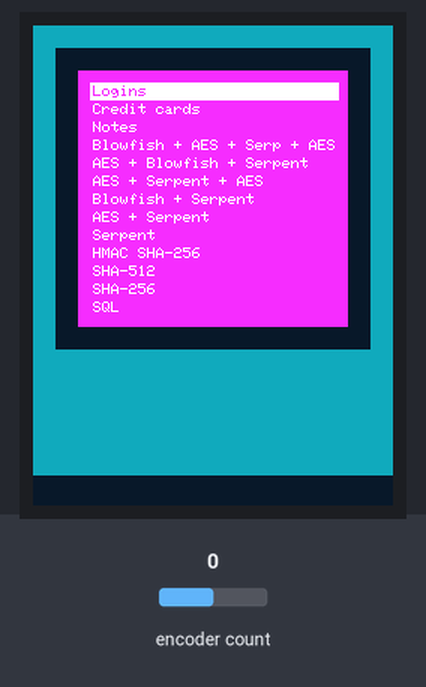
A sketch run on a simulated ESP32. Shown: 240×320 colour display. The test bench sets the inputs (shaded band); at power-on: encoder count 0.

Above: at 1.5 s.
1.6 s: encoder count set to 4
At 3.0 s:
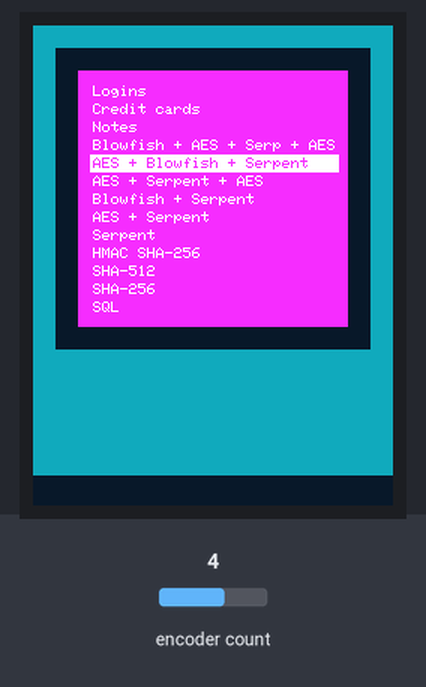
3.3 s: encoder count set to 8
At 4.4 s:
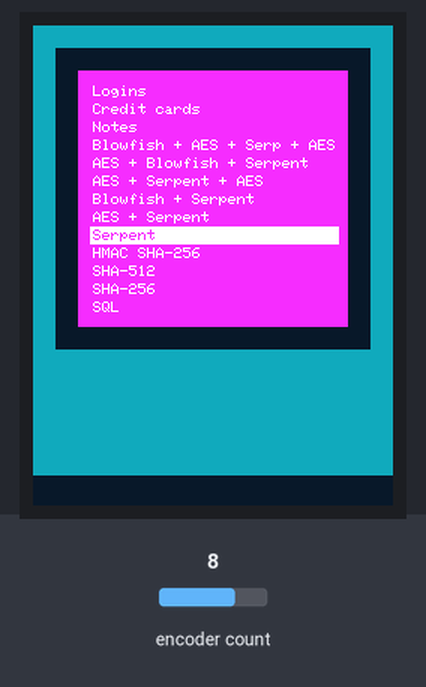
5.0 s: encoder count set to 12
At 5.7 s:
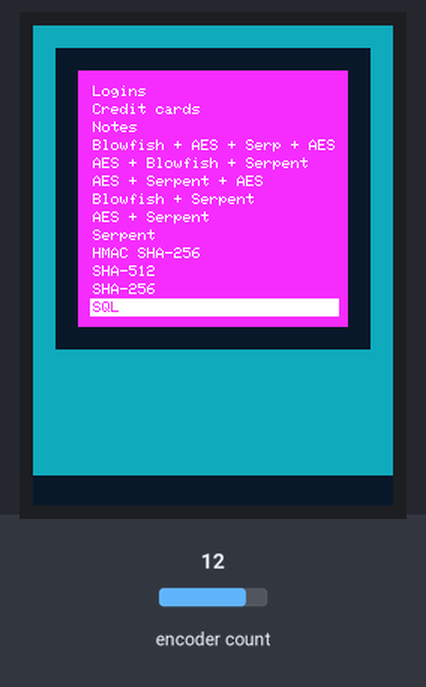
6.7 s: encoder count set to 16
At 8.1 s:
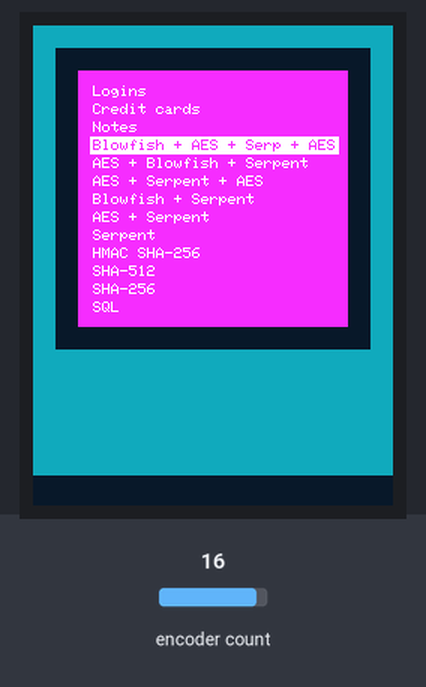
Timing chart, 0 to 9.4 s (numbered marks = the images above; inputs shaded):
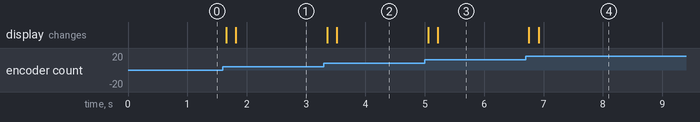

Measured:
- after the input at 1.6 s, the display: first changes after 0.05 s (image 1 shows a later state)
- after the input at 3.3 s, the display: first changes after 0.06 s (image 2 shows a later state)
- after the input at 5.0 s, the display: first changes after 0.05 s (image 3 shows a later state)
- after the input at 6.7 s, the display: first changes after 0.05 s (image 4 shows a later state)

The sketch:

ESP32_ILI9341_Menu_with_encoder.ino
```cpp
// (licence header left out)
#include <Adafruit_GFX.h>                                                   // include Adafruit graphics library
#include <Adafruit_ILI9341.h>                                               // include Adafruit ILI9341 TFT library
#include <EncButton2.h>
#define TFT_CS    15                                                        // TFT CS  pin is connected to ESP32 pin D15
#define TFT_RST   4                                                         // TFT RST pin is connected to ESP32 pin D4
#define TFT_DC    2                                                         // TFT DC  pin is connected to ESP32 pin D2
                                                                            // SCK (CLK) ---> ESP32 pin D18
                                                                            // MOSI(DIN) ---> ESP32 pin D23

Adafruit_ILI9341 tft = Adafruit_ILI9341(TFT_CS, TFT_DC, TFT_RST);
EncButton2<EB_ENC> enc0(INPUT, 26, 27);
int curr_key;

void main_menu(int curr_pos){
   tft.fillRect(30, 30, 180, 171, 0xf17f);

   tft.setTextColor(0xffff, 0xf17f);
   tft.setTextSize(1);
   if (curr_pos == 0){
    tft.fillRect(38, 38, 166, 12, 0xffff);
    tft.setCursor(40,40);
    tft.setTextColor(0xf17f, 0xffff);
    tft.print("Logins");
    tft.setTextColor(0xffff, 0xf17f);
    tft.setCursor(40,52);
    tft.print("Credit cards");
    tft.setCursor(40,64);
    tft.print("Notes");
    tft.setCursor(40,76);
    tft.print("Blowfish + AES + Serp + AES");
    tft.setCursor(40,88);
    tft.print("AES + Blowfish + Serpent");
    tft.setCursor(40,100);
    tft.print("AES + Serpent + AES");
    tft.setCursor(40,112);
    tft.print("Blowfish + Serpent");
    tft.setCursor(40,124);
    tft.print("AES + Serpent");
    tft.setCursor(40,136);
    tft.print("Serpent");
    tft.setCursor(40,148);
    tft.print("HMAC SHA-256");
    tft.setCursor(40,160);
    tft.print("SHA-512");
    tft.setCursor(40,172);
    tft.print("SHA-256");
    tft.setCursor(40,184);
    tft.print("SQL");
   }
   if (curr_pos == 1){
    tft.setCursor(40,40);
    tft.print("Logins");
    tft.fillRect(38, 50, 166, 12, 0xffff);
    tft.setTextColor(0xf17f, 0xffff);
    tft.setCursor(40,52);
    tft.print("Credit cards");
    tft.setTextColor(0xffff, 0xf17f);
    tft.setCursor(40,64);
    tft.print("Notes");
    tft.setCursor(40,76);
    tft.print("Blowfish + AES + Serp + AES");
    tft.setCursor(40,88);
    tft.print("AES + Blowfish + Serpent");
    tft.setCursor(40,100);
    tft.print("AES + Serpent + AES");
    tft.setCursor(40,112);
    tft.print("Blowfish + Serpent");
    tft.setCursor(40,124);
    tft.print("AES + Serpent");
    tft.setCursor(40,136);
    tft.print("Serpent");
    tft.setCursor(40,148);
    tft.print("HMAC SHA-256");
    tft.setCursor(40,160);
    tft.print("SHA-512");
    tft.setCursor(40,172);
    tft.print("SHA-256");
    tft.setCursor(40,184);
    tft.print("SQL");
   }
   if (curr_pos == 2){
    tft.setCursor(40,40);
    tft.print("Logins");
    tft.setCursor(40,52);
    tft.print("Credit cards");
    tft.fillRect(38, 62, 166, 12, 0xffff);
    tft.setTextColor(0xf17f, 0xffff);
    tft.setCursor(40,64);
    tft.print("Notes");
    tft.setTextColor(0xffff, 0xf17f);
    tft.setCursor(40,76);
    tft.print("Blowfish + AES + Serp + AES");
    tft.setCursor(40,88);
    tft.print("AES + Blowfish + Serpent");
    tft.setCursor(40,100);
    tft.print("AES + Serpent + AES");
    tft.setCursor(40,112);
    tft.print("Blowfish + Serpent");
    tft.setCursor(40,124);
    tft.print("AES + Serpent");
    tft.setCursor(40,136);
    tft.print("Serpent");
    tft.setCursor(40,148);
    tft.print("HMAC SHA-256");
    tft.setCursor(40,160);
    tft.print("SHA-512");
    tft.setCursor(40,172);
    tft.print("SHA-256");
    tft.setCursor(40,184);
    tft.print("SQL");
   }
   if (curr_pos == 3){
    tft.setCursor(40,40);
    tft.print("Logins");
    tft.setCursor(40,52);
    tft.print("Credit cards");
    tft.setCursor(40,64);
    tft.print("Notes");
    tft.fillRect(38, 74, 166, 12, 0xffff);
    tft.setTextColor(0xf17f, 0xffff);
    tft.setCursor(40,76);
    tft.print("Blowfish + AES + Serp + AES");
    tft.setTextColor(0xffff, 0xf17f);
    tft.setCursor(40,88);
    tft.print("AES + Blowfish + Serpent");
    tft.setCursor(40,100);
    tft.print("AES + Serpent + AES");
    tft.setCursor(40,112);
    tft.print("Blowfish + Serpent");
    tft.setCursor(40,124);
    tft.print("AES + Serpent");
    tft.setCursor(40,136);
    tft.print("Serpent");
    tft.setCursor(40,148);
    tft.print("HMAC SHA-256");
    tft.setCursor(40,160);
    tft.print("SHA-512");
    tft.setCursor(40,172);
    tft.print("SHA-256");
    tft.setCursor(40,184);
    tft.print("SQL");
   }
   if (curr_pos == 4){
    tft.setCursor(40,40);
    tft.print("Logins");
    tft.setCursor(40,52);
    tft.print("Credit cards");
    tft.setCursor(40,64);
    tft.print("Notes");
    tft.setCursor(40,76);
    tft.print("Blowfish + AES + Serp + AES");
    tft.fillRect(38, 86, 166, 12, 0xffff);
    tft.setTextColor(0xf17f, 0xffff);
    tft.setCursor(40,88);
    tft.print("AES + Blowfish + Serpent");
    tft.setTextColor(0xffff, 0xf17f);
    tft.setCursor(40,100);
    tft.print("AES + Serpent + AES");
    tft.setCursor(40,112);
    tft.print("Blowfish + Serpent");
    tft.setCursor(40,124);
    tft.print("AES + Serpent");
    tft.setCursor(40,136);
    tft.print("Serpent");
    tft.setCursor(40,148);
    tft.print("HMAC SHA-256");
    tft.setCursor(40,160);
    tft.print("SHA-512");
    tft.setCursor(40,172);
    tft.print("SHA-256");
    tft.setCursor(40,184);
    tft.print("SQL");
   }
   if (curr_pos == 5){
    tft.setCursor(40,40);
    tft.print("Logins");
    tft.setCursor(40,52);
    tft.print("Credit cards");
    tft.setCursor(40,64);
    tft.print("Notes");
    tft.setCursor(40,76);
    tft.print("Blowfish + AES + Serp + AES");
    tft.setCursor(40,88);
    tft.print("AES + Blowfish + Serpent");
    tft.fillRect(38, 98, 166, 12, 0xffff);
    tft.setTextColor(0xf17f, 0xffff);
    tft.setCursor(40,100);
    tft.print("AES + Serpent + AES");
    tft.setTextColor(0xffff, 0xf17f);
    tft.setCursor(40,112);
    tft.print("Blowfish + Serpent");
    tft.setCursor(40,124);
    tft.print("AES + Serpent");
    tft.setCursor(40,136);
    tft.print("Serpent");
    tft.setCursor(40,148);
    tft.print("HMAC SHA-256");
    tft.setCursor(40,160);
    tft.print("SHA-512");
    tft.setCursor(40,172);
    tft.print("SHA-256");
    tft.setCursor(40,184);
    tft.print("SQL");
   }
   if (curr_pos == 6){
    tft.setCursor(40,40);
    tft.print("Logins");
    tft.setCursor(40,52);
    tft.print("Credit cards");
    tft.setCursor(40,64);
    tft.print("Notes");
    tft.setCursor(40,76);
    tft.print("Blowfish + AES + Serp + AES");
    tft.setCursor(40,88);
    tft.print("AES + Blowfish + Serpent");
    tft.setCursor(40,100);
    tft.print("AES + Serpent + AES");
    tft.fillRect(38, 110, 166, 12, 0xffff);
    tft.setTextColor(0xf17f, 0xffff);
    tft.setCursor(40,112);
    tft.print("Blowfish + Serpent");
    tft.setTextColor(0xffff, 0xf17f);
    tft.setCursor(40,124);
    tft.print("AES + Serpent");
    tft.setCursor(40,136);
    tft.print("Serpent");
    tft.setCursor(40,148);
    tft.print("HMAC SHA-256");
    tft.setCursor(40,160);
    tft.print("SHA-512");
    tft.setCursor(40,172);
    tft.print("SHA-256");
    tft.setCursor(40,184);
    tft.print("SQL");
   }
   if (curr_pos == 7){
    tft.setCursor(40,40);
    tft.print("Logins");
    tft.setCursor(40,52);
    tft.print("Credit cards");
    tft.setCursor(40,64);
    tft.print("Notes");
    tft.setCursor(40,76);
    tft.print("Blowfish + AES + Serp + AES");
    tft.setCursor(40,88);
    tft.print("AES + Blowfish + Serpent");
    tft.setCursor(40,100);
    tft.print("AES + Serpent + AES");
    tft.setCursor(40,112);
    tft.print("Blowfish + Serpent");
    tft.fillRect(38, 122, 166, 12, 0xffff);
    tft.setTextColor(0xf17f, 0xffff);
    tft.setCursor(40,124);
    tft.print("AES + Serpent");
    tft.setTextColor(0xffff, 0xf17f);
    tft.setCursor(40,136);
    tft.print("Serpent");
    tft.setCursor(40,148);
    tft.print("HMAC SHA-256");
    tft.setCursor(40,160);
    tft.print("SHA-512");
    tft.setCursor(40,172);
    tft.print("SHA-256");
    tft.setCursor(40,184);
    tft.print("SQL");
   }
   if (curr_pos == 8){
    tft.setCursor(40,40);
    tft.print("Logins");
    tft.setCursor(40,52);
    tft.print("Credit cards");
    tft.setCursor(40,64);
    tft.print("Notes");
    tft.setCursor(40,76);
    tft.print("Blowfish + AES + Serp + AES");
    tft.setCursor(40,88);
    tft.print("AES + Blowfish + Serpent");
    tft.setCursor(40,100);
    tft.print("AES + Serpent + AES");
    tft.setCursor(40,112);
    tft.print("Blowfish + Serpent");
    tft.setCursor(40,124);
    tft.print("AES + Serpent");
    tft.fillRect(38, 134, 166, 12, 0xffff);
    tft.setTextColor(0xf17f, 0xffff);
    tft.setCursor(40,136);
    tft.print("Serpent");
    tft.setTextColor(0xffff, 0xf17f);
    tft.setCursor(40,148);
    tft.print("HMAC SHA-256");
    tft.setCursor(40,160);
    tft.print("SHA-512");
    tft.setCursor(40,172);
    tft.print("SHA-256");
    tft.setCursor(40,184);
    tft.print("SQL");
   }
   if (curr_pos == 9){
    tft.setCursor(40,40);
    tft.print("Logins");
    tft.setCursor(40,52);
    tft.print("Credit cards");
    tft.setCursor(40,64);
    tft.print("Notes");
    tft.setCursor(40,76);
    tft.print("Blowfish + AES + Serp + AES");
    tft.setCursor(40,88);
    tft.print("AES + Blowfish + Serpent");
    tft.setCursor(40,100);
    tft.print("AES + Serpent + AES");
    tft.setCursor(40,112);
    tft.print("Blowfish + Serpent");
    tft.setCursor(40,124);
    tft.print("AES + Serpent");
    tft.setCursor(40,136);
    tft.print("Serpent");
    tft.fillRect(38, 146, 166, 12, 0xffff);
    tft.setTextColor(0xf17f, 0xffff);
    tft.setCursor(40,148);
    tft.print("HMAC SHA-256");
    tft.setTextColor(0xffff, 0xf17f);
    tft.setCursor(40,160);
    tft.print("SHA-512");
    tft.setCursor(40,172);
    tft.print("SHA-256");
    tft.setCursor(40,184);
    tft.print("SQL");
   }
   if (curr_pos == 10){
    tft.setCursor(40,40);
    tft.print("Logins");
    tft.setCursor(40,52);
    tft.print("Credit cards");
    tft.setCursor(40,64);
    tft.print("Notes");
    tft.setCursor(40,76);
    tft.print("Blowfish + AES + Serp + AES");
    tft.setCursor(40,88);
    tft.print("AES + Blowfish + Serpent");
    tft.setCursor(40,100);
    tft.print("AES + Serpent + AES");
    tft.setCursor(40,112);
    tft.print("Blowfish + Serpent");
    tft.setCursor(40,124);
    tft.print("AES + Serpent");
    tft.setCursor(40,136);
    tft.print("Serpent");
    tft.setCursor(40,148);
    tft.print("HMAC SHA-256");
    tft.fillRect(38, 158, 166, 12, 0xffff);
    tft.setTextColor(0xf17f, 0xffff);
    tft.setCursor(40,160);
    tft.print("SHA-512");
    tft.setTextColor(0xffff, 0xf17f);
    tft.setCursor(40,172);
    tft.print("SHA-256");
    tft.setCursor(40,184);
    tft.print("SQL");
   }
   if (curr_pos == 11){
    tft.setCursor(40,40);
    tft.print("Logins");
    tft.setCursor(40,52);
    tft.print("Credit cards");
    tft.setCursor(40,64);
    tft.print("Notes");
    tft.setCursor(40,76);
    tft.print("Blowfish + AES + Serp + AES");
    tft.setCursor(40,88);
    tft.print("AES + Blowfish + Serpent");
    tft.setCursor(40,100);
    tft.print("AES + Serpent + AES");
    tft.setCursor(40,112);
    tft.print("Blowfish + Serpent");
    tft.setCursor(40,124);
    tft.print("AES + Serpent");
    tft.setCursor(40,136);
    tft.print("Serpent");
    tft.setCursor(40,148);
    tft.print("HMAC SHA-256");
    tft.setCursor(40,160);
    tft.print("SHA-512");
    tft.fillRect(38, 170, 166, 12, 0xffff);
    tft.setTextColor(0xf17f, 0xffff);
    tft.setCursor(40,172);
    tft.print("SHA-256");
    tft.setTextColor(0xffff, 0xf17f);
    tft.setCursor(40,184);
    tft.print("SQL");
   }
   if (curr_pos == 12){
    tft.setCursor(40,40);
    tft.print("Logins");
    tft.setCursor(40,52);
    tft.print("Credit cards");
    tft.setCursor(40,64);
    tft.print("Notes");
    tft.setCursor(40,76);
    tft.print("Blowfish + AES + Serp + AES");
    tft.setCursor(40,88);
    tft.print("AES + Blowfish + Serpent");
    tft.setCursor(40,100);
    tft.print("AES + Serpent + AES");
    tft.setCursor(40,112);
    tft.print("Blowfish + Serpent");
    tft.setCursor(40,124);
    tft.print("AES + Serpent");
    tft.setCursor(40,136);
    tft.print("Serpent");
    tft.setCursor(40,148);
    tft.print("HMAC SHA-256");
    tft.setCursor(40,160);
    tft.print("SHA-512");
    tft.setCursor(40,172);
    tft.print("SHA-256");
    tft.fillRect(38, 182, 166, 12, 0xffff);
    tft.setTextColor(0xf17f, 0xffff);
    tft.setCursor(40,184);
    tft.print("SQL");
   }
}

void setup() {
   tft.begin();
   tft.setRotation(0);
   tft.fillScreen(0x1557);
   tft.fillRect(15, 15, 210, 201, 0x08c5);
   tft.fillRect(0, 300, 240, 20, 0x08c5);
   curr_key = 0;
   main_menu(curr_key);
}

void loop(){
  enc0.tick();
  if (enc0.left())
    curr_key--;
  if (enc0.right())
    curr_key++;

  if(curr_key < 0)
    curr_key = 12;

  if(curr_key > 12)
    curr_key = 0;

  if (enc0.turn()) {
    main_menu(curr_key);
  }
}
```
